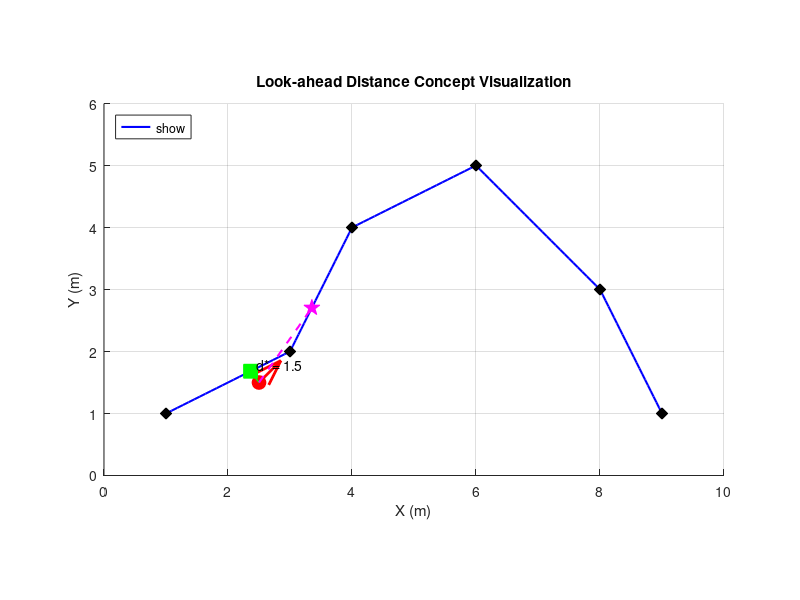

MATLAB code for this plot:
clc;
clear;
close all;

%% 1. 경로 정의 (예시 경로)
% 원본 Waypoint
path_original = [ 1, 1;
                  3, 2;
                  4, 4;
                  6, 5;
                  8, 3;
                  9, 1];

% 촘촘한 경로 생성 (문제 4 방식 활용)
samplingDistance = 0.1; % 경로를 더 부드럽게 만들기 위한 샘플링 간격
path_dense = path_original(1,:);
for i = 1:(size(path_original, 1) - 1)
    startPoint = path_original(i,:);
    endPoint = path_original(i+1,:);
    segmentVector = endPoint - startPoint;
    segmentLength = norm(segmentVector);
    if segmentLength > samplingDistance
        numPoints = round(segmentLength / samplingDistance) + 1;
        x_dense = linspace(startPoint(1), endPoint(1), numPoints);
        y_dense = linspace(startPoint(2), endPoint(2), numPoints);
        path_dense = [path_dense; [x_dense(2:end)', y_dense(2:end)']];
    else
        path_dense = [path_dense; endPoint];
    end
end

%% 2. 로봇 상태 및 Look-ahead Distance 정의
robotX = 2.5;       % 로봇의 현재 X 위치
robotY = 1.5;       % 로봇의 현재 Y 위치
robotTheta = pi/4;  % 로봇의 현재 방향 (rad)
robotPose = [robotX, robotY, robotTheta];

lookAheadDist = 1.5; % Look-ahead Distance (d*)

%% 3. 가장 가까운 경로 점 찾기 (Closest Point)
distances = sqrt(sum((path_dense - [robotX, robotY]).^2, 2));
[minDist, closestIdx] = min(distances);
closestPoint = path_dense(closestIdx, :);

%% 4. Look-ahead Point 찾기
% closestPoint부터 경로를 따라 lookAheadDist 만큼 떨어진 점 찾기
currentDist = 0;
lookAheadIdx = closestIdx; % 시작 인덱스

% 경로 끝까지 탐색
while lookAheadIdx < size(path_dense, 1)
    % 다음 점까지의 거리
    distToNext = norm(path_dense(lookAheadIdx+1, :) - path_dense(lookAheadIdx, :));

    % 누적 거리가 lookAheadDist를 넘으면 해당 세그먼트 내에 존재
    if currentDist + distToNext >= lookAheadDist
        % 정확한 위치 보간 (Interpolation)
        remainingDist = lookAheadDist - currentDist;
        segmentVector = path_dense(lookAheadIdx+1, :) - path_dense(lookAheadIdx, :);
        lookAheadPoint = path_dense(lookAheadIdx, :) + (segmentVector / norm(segmentVector)) * remainingDist;
        break; % 찾았으므로 루프 종료
    end

    % 누적 거리 업데이트하고 다음 점으로 이동
    currentDist = currentDist + distToNext;
    lookAheadIdx = lookAheadIdx + 1;

    % 만약 break 없이 루프가 끝까지 돌았다면, 경로 끝점이 look-ahead point
    if lookAheadIdx == size(path_dense, 1)
       lookAheadPoint = path_dense(end, :);
    end
end

% 만약 closestIdx가 이미 마지막 점이면 lookAheadPoint는 마지막 점
if closestIdx == size(path_dense, 1)
    lookAheadPoint = path_dense(end, :);
end


%% 5. 시각화
figure;
hold on; grid on; axis equal;

% 촘촘한 경로 플롯 (파란색 실선)
plot(path_dense(:,1), path_dense(:,2), 'b-', 'LineWidth', 1.5, 'DisplayName', 'Dense Path');

% 원본 Waypoint 플롯 (검은색 마커)
plot(path_original(:,1), path_original(:,2), 'kd', 'MarkerSize', 8, 'MarkerFaceColor', 'k', 'DisplayName', 'Original Waypoints');

% 로봇 위치 및 방향 플롯 (빨간색 원 및 화살표)
plot(robotX, robotY, 'ro', 'MarkerSize', 10, 'MarkerFaceColor', 'r', 'DisplayName', 'Robot Position');
quiver(robotX, robotY, cos(robotTheta)*0.5, sin(robotTheta)*0.5, 'r', 'LineWidth', 2, 'MaxHeadSize', 0.5, 'AutoScale', 'off', 'DisplayName', 'Robot Orientation'); % 방향 화살표

% 가장 가까운 점 플롯 (녹색 사각형)
plot(closestPoint(1), closestPoint(2), 'gs', 'MarkerSize', 10, 'MarkerFaceColor', 'g', 'DisplayName', 'Closest Point');

% Look-ahead Point 플롯 (마젠타색 별)
plot(lookAheadPoint(1), lookAheadPoint(2), 'mp', 'MarkerSize', 12, 'MarkerFaceColor', 'm', 'DisplayName', 'Look-ahead Point');

% 로봇 -> 가장 가까운 점 연결선 (녹색 점선)
plot([robotX, closestPoint(1)], [robotY, closestPoint(2)], 'g--', 'LineWidth', 1, 'HandleVisibility','off'); % 범례에는 표시 안 함

% 로봇 -> Look-ahead Point 연결선 (마젠타색 점선) - 로봇이 향해야 할 방향 시각화
plot([robotX, lookAheadPoint(1)], [robotY, lookAheadPoint(2)], 'm--', 'LineWidth', 1.5, 'DisplayName', 'Direction to Look-ahead');

% Look-ahead Distance 표시 (경로 상에 표시하기는 복잡하므로, 참고용 텍스트 추가)
text(closestPoint(1) + 0.1, closestPoint(2) + 0.1, sprintf('d* = %.1f', lookAheadDist), 'Color', 'k', 'FontSize', 10);

% 꾸미기
title('Look-ahead Distance Concept Visualization');
xlabel('X (m)');
ylabel('Y (m)');
legend('show', 'Location', 'northwest');
xlim([min(path_original(:,1))-1, max(path_original(:,1))+1]);
ylim([min(path_original(:,2))-1, max(path_original(:,2))+1]);

hold off;
